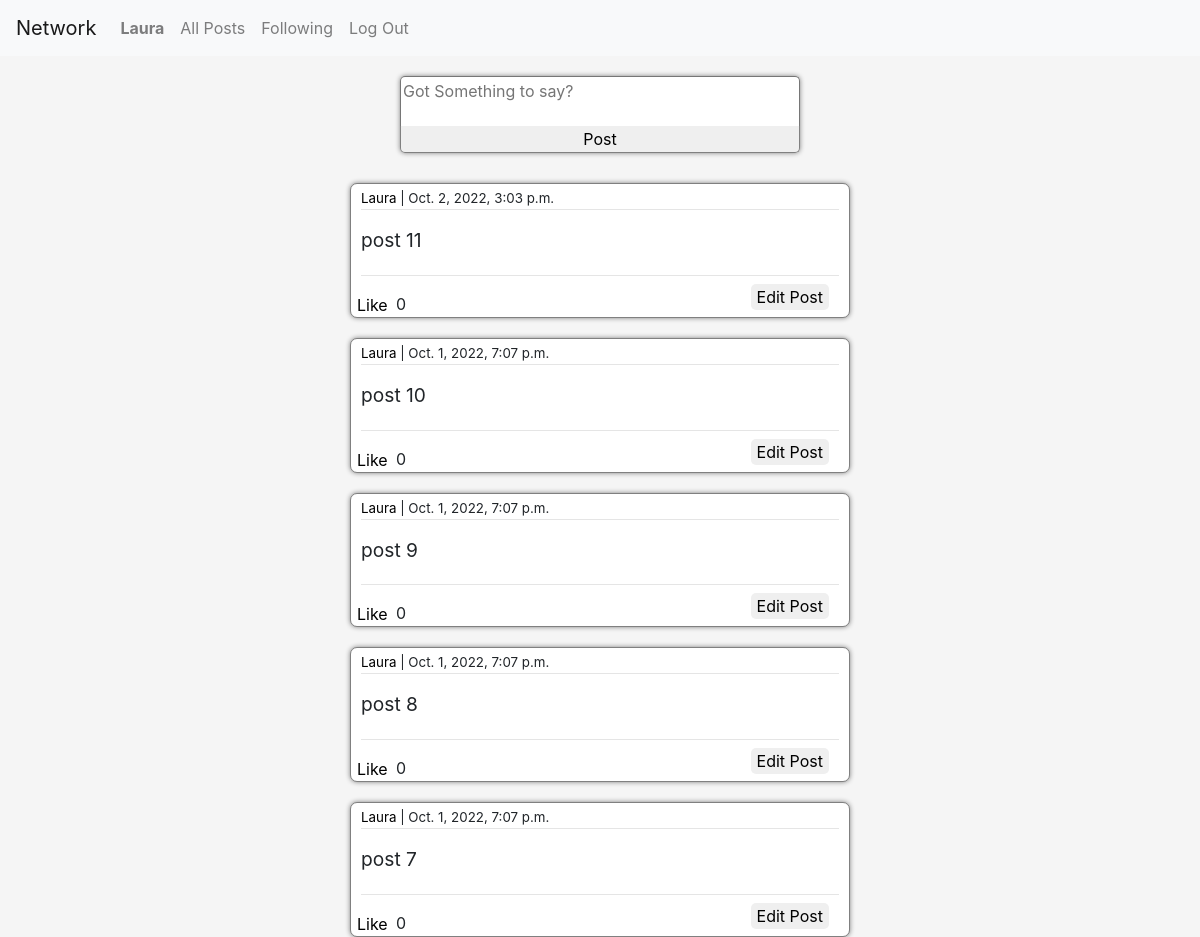
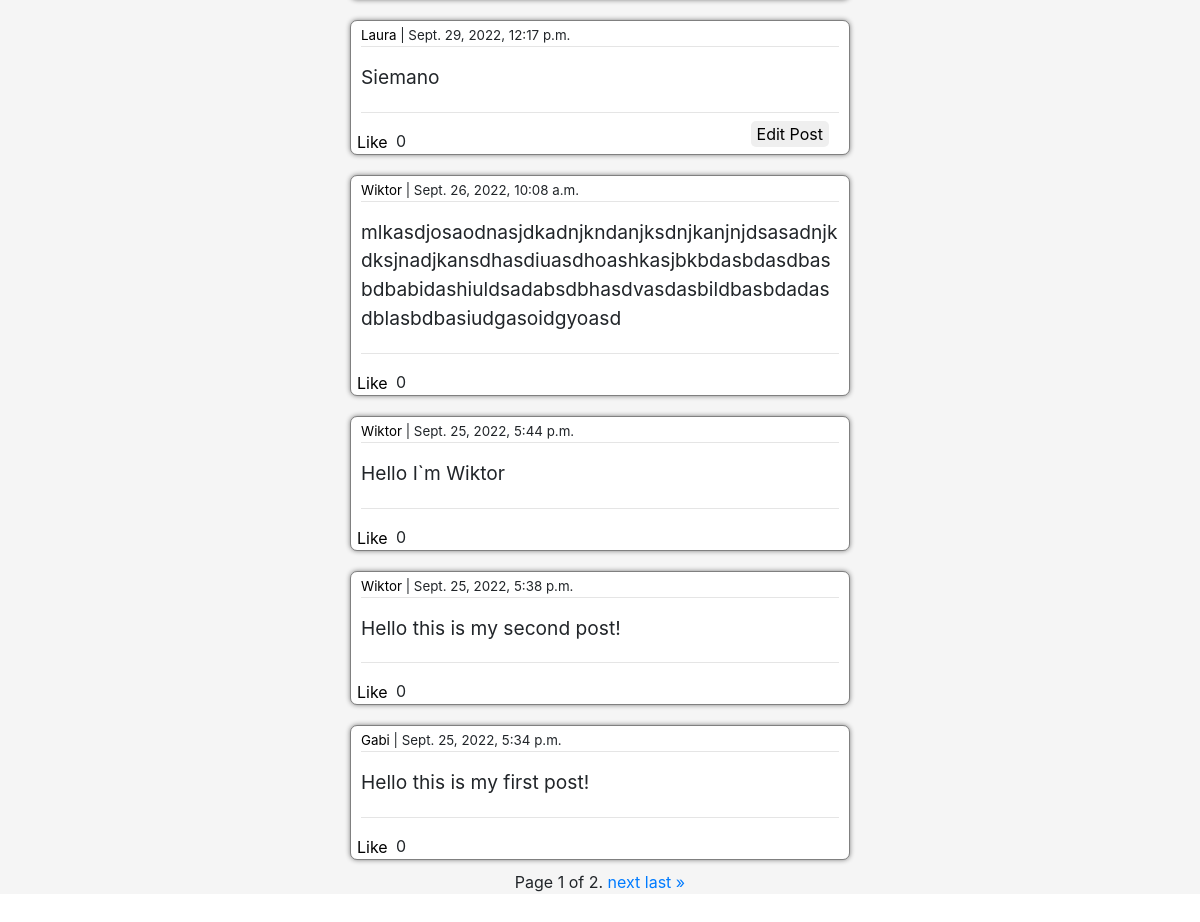
Page / (signed in) on the committed database (2 pictures, top to bottom).
### network/models.py (models this page shows)
class User(AbstractUser):
    is_following = models.ManyToManyField('self', symmetrical=False, related_name='followed_by')
    followers = models.ManyToManyField('self', symmetrical=False)
    def __str__(self):
        return f'{self.username}'

class Post(models.Model):
    poster = models.ForeignKey(User, on_delete=models.CASCADE, related_name='posts')
    timestamp = models.DateTimeField(auto_now_add=True)
    body = models.TextField(max_length=300)
    likes = models.PositiveIntegerField(default=0)

### network/views.py (the view, shortened to what this page needs)
# urls.py: path("", views.index, name="index"),
def index(request):
    post_form = PostForm()
    posts = Post.objects.all().order_by('-timestamp')
    paginator = Paginator(posts, 10)
    page_number = request.GET.get('page')
    page_obj = paginator.get_page(page_number)
    context = {
       'post_form': post_form,
       'page_obj': page_obj
    }
    return render(request, "network/index.html", context)

### network/forms.py
class PostForm(ModelForm):
  class Meta:
    model = Post
    fields = ['body']
    labels = {
      'body': ''
    }
    widgets = {
      'body' : Textarea(attrs=
                        {'cols': 40,
                        'rows': 10,
                        'placeholder' : 'Got Something to say?'
                        })
    }

### network/templates/network/index.html (shortened to what this page needs)
{% extends "network/layout.html" %}
{% block body %}
    <div id="post_form_container">
        <form action='' method='post' id='post_form_html'>
            {{post_form}}
            <input type='submit' value="Post" id='post_button'>
        </form>
    </div>
    <div id='feed'>
    {% for post in page_obj %}
        <div class='post'>
            <div class='poster'>
                <p class='poster_text'>
                <a href='{% url 'profile'  post.poster.id %}' class='profile_link'>{{post.poster}}</a>
                | {{post.timestamp}}
                </p>
            </div>
            <hr>
            <div class='post_body'>
                <p class='post_body_text'>{{post.body}}
            </div>
            <hr>
            <div class='post_likes'>
                <button class='like_button' id='like_button_'>Like</button>
                <p class='likes'>{{post.likes}}</p>
                {% if request.user == post.poster %}
                <button class='edit_button' id='edit_button_{{ post.id }}'>Edit Post</button>
                {% endif %}
            </div>
        </div>
    {% endfor %}
    <div class="pagination">
        <span class="step-links">
            <span class="current">
                Page {{ page_obj.number }} of {{ page_obj.paginator.num_pages }}.
            </span>
            {% if page_obj.has_next %}
                <a href="?page={{ page_obj.next_page_number }}">next</a>
                <a href="?page={{ page_obj.paginator.num_pages }}">last &raquo;</a>
            {% endif %}
        </span>
    </div>
    </div>
{% endblock %}

### network/templates/network/layout.html (shortened to what this page needs)
{% load static %}
<!DOCTYPE html>
<html lang="en">
    <head>
        <link rel="stylesheet" href="https://stackpath.bootstrapcdn.com/bootstrap/4.4.1/css/bootstrap.min.css">
        <link href="{% static 'network/styles.css' %}" rel="stylesheet">
    </head>
    <body>
        <nav class="navbar navbar-expand-lg navbar-light bg-light">
            <a class="navbar-brand" href="{% url 'index' %}">Network</a>
            <div>
              <ul class="navbar-nav mr-auto">
                {% if user.is_authenticated %}
                    <li class="nav-item">
                        <a class="nav-link" href="{% url 'profile' request.user.id %}"><strong>{{ request.user.username }}</strong></a>
                    </li>
                {% endif %}
                <li class="nav-item">
                  <a class="nav-link" href="{% url 'index' %}">All Posts</a>
                </li>
                {% if user.is_authenticated %}
                    <li class="nav-item">
                        <a class="nav-link" href="{% url 'following' %}">Following</a>
                    </li>
                    <li class="nav-item">
                        <a class="nav-link" href="{% url 'logout' %}">Log Out</a>
                    </li>
                {% endif %}
              </ul>
            </div>
          </nav>
        <div class="body">
            {% block body %}
            {% endblock %}
        </div>
    </body>
</html>

### network/static/network/styles.css (style rules this page uses)
hr { margin-top:0 }
#post_form_container { padding: 20px; justify-content: center; display:flex; background-color: whitesmoke; }
#id_body { border-radius:5px 5px 0 0 ; width: 400px; transition-duration: 1s; resize: none; height: 50px; display:block; border-bottom:none; }
#post_form_html { display:flex; justify-content: center; flex-direction: column; box-shadow: 0 0 5px gray; border-radius: 5px; }
#post_button { border-radius: 0 0 5px 5px; border:1px solid gray; border-top:none; position: relative; }
#feed { padding:0 300px 0 300px; justify-content: center; align-items: center; display: flex; flex-direction: column; background-color: whitesmoke; margin-bottom: 100px; }
.post { background-color: white; box-shadow:0 0 5px gray; width:500px; height:auto; min-height: 100px; margin:10px; overflow-wrap: break-word; padding: 5px 10px 0 10px; border-radius:7px; border: 1px solid gray; }
.poster { font-size: smaller; margin-bottom: none; }
.poster_text { margin-bottom: 0; }
.post_body { font-size: larger; }
.post_body_text { margin: 0 0 20px 0; }
.post_likes { bottom:0px; height:25px; position:relative; display:flex; flex-direction: row; margin-top:0; }
.like_button { height:25px; border:none; border-radius:0 5px 0 5px; position:absolute; left:-10px; background-color: transparent; transition-duration: 0.5s; }
.likes { position:absolute; left:30px; padding-left:5px; }
.profile_link { color:black; transition-duration: 0.5s; }
.edit_button { position: absolute; right: 10px; bottom: 7px; border: none; border-radius: 5px; }

### rows in the picture
User: user.username "Laura"
Post: poster "Laura", timestamp "Oct. 2, 2022, 3:03 p.m.", body "post 11", likes "0"
Post: poster "Laura", timestamp "Oct. 1, 2022, 7:07 p.m.", body "post 10", likes "0"
Post: poster "Laura", timestamp "Oct. 1, 2022, 7:07 p.m.", body "post 9", likes "0"
Post: poster "Laura", timestamp "Oct. 1, 2022, 7:07 p.m.", body "post 8", likes "0"
Post: poster "Laura", timestamp "Oct. 1, 2022, 7:07 p.m.", body "post 7", likes "0"
Post: poster "Laura", timestamp "Sept. 29, 2022, 12:17 p.m.", body "Siemano", likes "0"
Post: poster "Wiktor", timestamp "Sept. 26, 2022, 10:08 a.m.", body "mlkasdjosaodnasjdkadnjkndanjksdnjkanjnjdsasadnjkdksjnadjkansdhasdiuasdhoashkasjbkbdasbdasdbasbdbabidashiuldsadabsdbhasdvasdasbildbasbdadasdblasbdbasiudgasoidgyoasd", likes "0"
Post: poster "Wiktor", timestamp "Sept. 25, 2022, 5:44 p.m.", body "Hello I`m Wiktor", likes "0"
Post: poster "Wiktor", timestamp "Sept. 25, 2022, 5:38 p.m.", body "Hello this is my second post!", likes "0"
Post: poster "Gabi", timestamp "Sept. 25, 2022, 5:34 p.m.", body "Hello this is my first post!", likes "0"

### other values in the picture
{{ page_obj.number }} "1"
{{ page_obj.paginator.num_pages }} "2"
